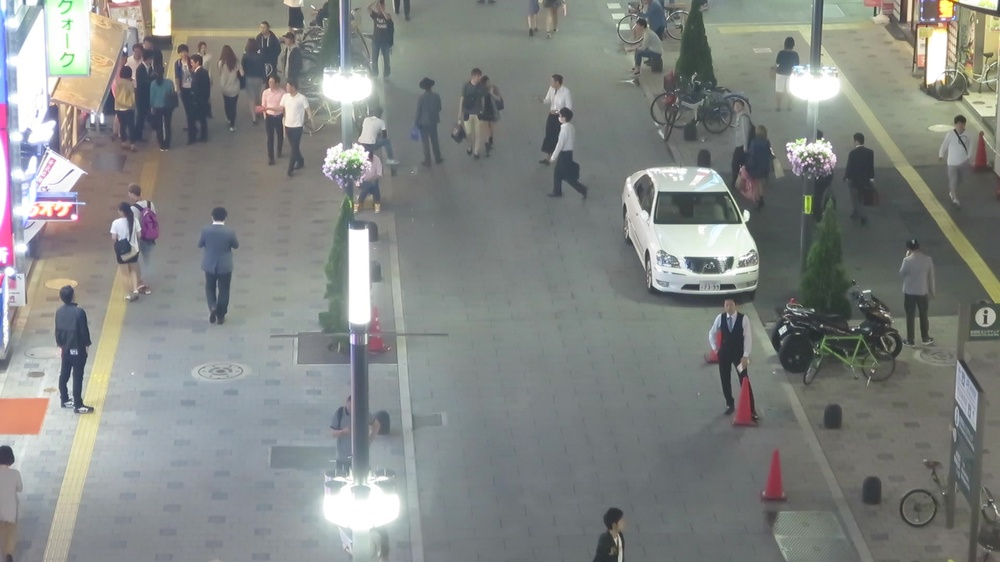
#> input picture 5_nesne_takibi/5_coklu_nesne_takibi/img1/000013.jpg, 1000 x 562 px, shrunk from 1920 x 1080 before the run, given in place of the camera
$ jupyter execute --allow-errors 2_ortalama_kayma_algoritmasi.ipynb   (text cells are left out)
#> lines starting #> are read from the running program, lines starting #| are printed output that depends on the picture
[cell 1]
#kutuphaneleri import edelim
import cv2
import numpy as np

#kamerayi ac
cap = cv2.VideoCapture(0)

#bir frame oku
ret, frame = cap.read()
#> frame is the input picture: shape (562, 1000, 3); mean B, G, R 132, 134.5, 131.5

#kamera acildi mi
if ret == False:
    print("uyarı")

#eğitilmiş haarcascade içeri alalım
face_cascade = cv2.CascadeClassifier('haarcascade_frontalface_default.xml')

#detectMultiScale sonucunda bize bir rectangle iletiliyor
face_rects= face_cascade.detectMultiScale(frame)
#> face_rects = [[103, 49, 66, 66]]

# yüzün koordinatlarını ve boyutlarını belirlemek için
(face_x, face_y,w,h)=tuple(face_rects[0])
#> face_x = 103; face_y = 49; w = 66; h = 66
track_window=(face_x, face_y,w,h) #meanshift algoritması için girdi hazırladım
#> track_window = (103, 49, 66, 66)

#region of interest #tespit ettiğim kutucuğun içi
roi = frame[face_y:face_y+h, face_x: face_x+w] #roi = yüz
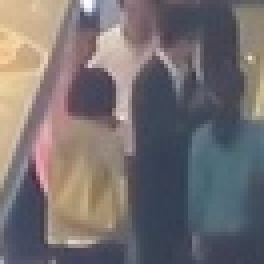
#> roi: shape (66, 66, 3) (shown 4 times larger); mean B, G, R 112.4, 111.1, 117

#hsv formatına ceviriyoruz
hsv_roi = cv2.cvtColor(roi,cv2.COLOR_BGR2HSV)
#> hsv_roi: shape (66, 66, 3); mean H, S, V 87.8, 56, 128.2

#hsv_roi histogramini hesaplayacağim
# [img], maskeleme, [180] histogram 0 ile 179 arasındaki renk tonlarını temsil eder, range et yani sırayla say
roi_hist = cv2.calcHist([hsv_roi],[0], None,[180],[0,180]) #takip için histogram gerekli
#> roi_hist = 180 values, max 216 at index 17, min 0 at index 29, mean 24.2

#roilerimi 0 ile 255 arasında sıkıştırıyorum
cv2.normalize(roi_hist,roi_hist,0,255,cv2.NORM_MINMAX)

#takip algoritması için gerekli durdurma kriterleri belirleyelim
#caunt = hesaplanacak max oge sayisi
#eps= istenen doğruluk veya değişiklik diyebiliriz
#5 yineleme veya 1 tane epsilon
term_crit = (cv2.TERM_CRITERIA_EPS | cv2.TERM_CRITERIA_COUNT, 5,1)


while True:
    ret,frame=cap.read()

    if ret:

        #kameradan aldigim goruntuyu hsv formatina ceviriyorum
        hsv = cv2.cvtColor(frame,cv2.COLOR_BGR2HSV)
#> hsv: shape (562, 1000, 3); mean H, S, V 73.1, 23.9, 138.9

        #histogramı bir goruntude bulmak için kullanıyoruz
        # goruntu, 0 dan, hist kadar, 0-180 arasındaki renkler, 1: projeksiyon sonucu 0 ile 255 arasında normalleştirilir.
        dst = cv2.calcBackProject([hsv],[0],roi_hist, [0,180],1)#piksel karşılaştırma
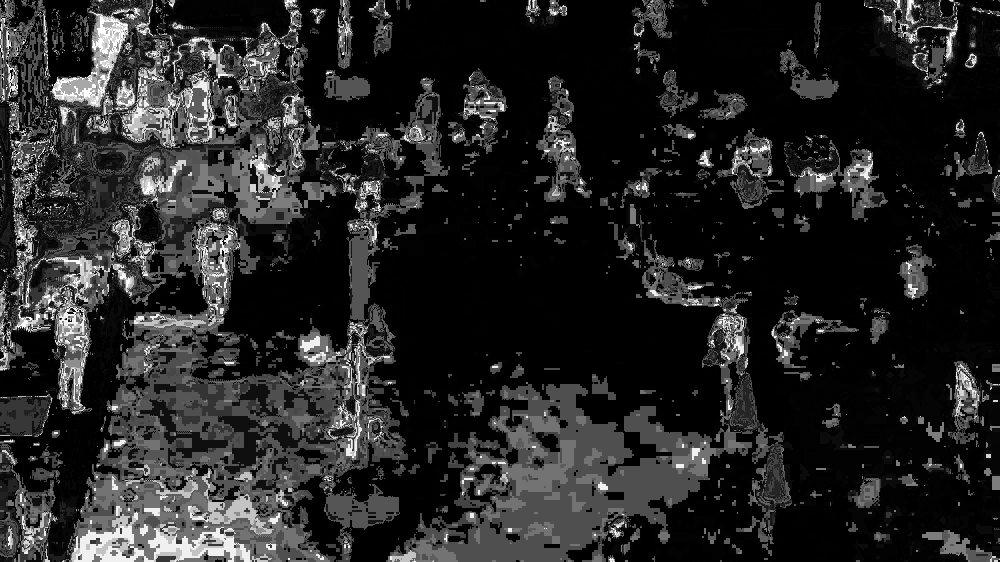
#> dst: shape (562, 1000); min 0, max 255, mean 37.9

        #track_window: takip edilecek nesnenin başlangıç pencere bölgesini temsil eder.
        #term_crit: Bu, sonlanma kriterleri
        ret, track_window = cv2.meanShift(dst,track_window, term_crit)
#> ret = 5; track_window = (97, 59, 66, 66)

        #track_window : takip ettigi icin nesnenin yeni konumunu döndürecek
        x,y,w,h = track_window
#> x = 97; y = 59

        #yeni bir resim oluşturup dikdortgen cizecegim
        #resim, bas konum , son konum, renk, kalınlık
        img2 = cv2.rectangle(frame, (x,y),(x+w,y+h),(0,0,255),5)


        cv2.imshow("takip", img2)

        #q basinca kapat
        if cv2.waitKey(0) & 0xFF == ord("q"): break
#> (key q is pressed here)
#> (the rest of this cell did not finish here and is left out)
